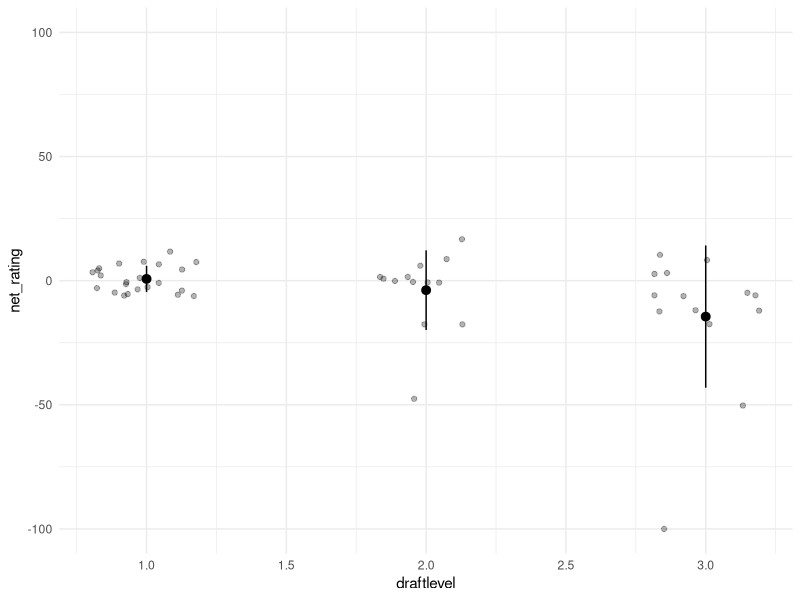

This figure's R source:
## ---- chunk 1
if (knitr::is_latex_output())
  knitr::opts_chunk$set(dev = "cairo_pdf")
## ---- chunk 2
#| echo: true
library(ggplot2)
library(tidyverse)
theme_set(theme_minimal())
## ---- chunk 3
#| echo: true
nba.population = read.csv("nba_draft_population.csv")
nba.sample = read.csv("nba_draft_sample.csv")
## ---- chunk 4
#| echo: true
coords = coord_cartesian(ylim=c(-100, 100)) 
ggplot(nba.sample, aes(x=draftlevel, y=net_rating)) + 
    geom_point(alpha=.3, position=position_jitter(width=0.2, height=0)) +
    stat_summary(geom='pointrange', fun=mean, 
                                    fun.min=\(x)mean(x)-sd(x), 
                                    fun.max=\(x)mean(x)+sd(x)) + coords

## ---- chunk 5
nba.sample[nba.sample$net_rating == -100, 
            c('player_name', 'team_abbreviation', 'net_rating', 'gp')]
## ---- chunk 6
#| echo: true
summaries = nba.sample |> group_by(draftlevel) |> 
              summarize(mean_net_rating = mean(net_rating), 
                        sd_net_rating = sd(net_rating),
                        Nx=n())
summaries
## ---- chunk 7
#| echo: true

muhat = function(x) { 
    case_when(
        x == 1 ~ summaries$mean_net_rating[summaries$draftlevel==1],
        x == 2 ~ summaries$mean_net_rating[summaries$draftlevel==2],
        x == 3 ~ summaries$mean_net_rating[summaries$draftlevel==3]
    )
}
## ---- chunk 8
#| echo: true 
muhat(1:3)
